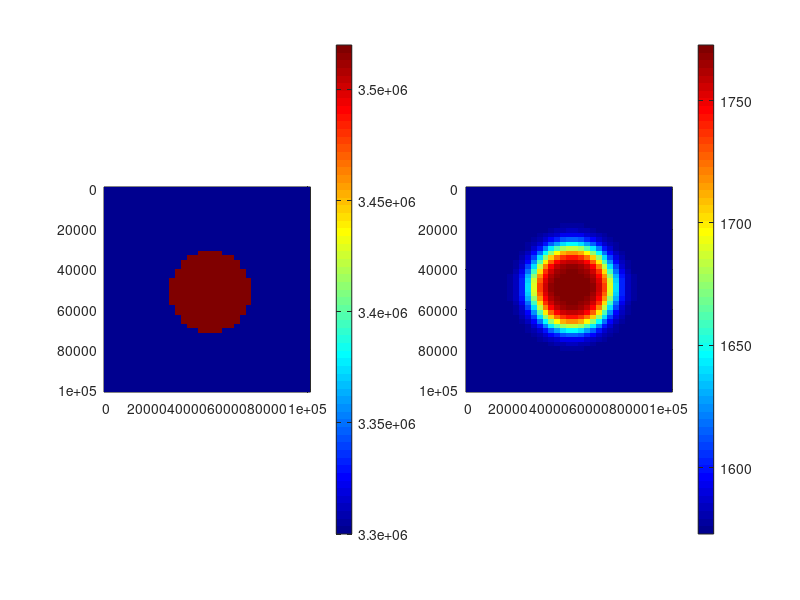

Recreate this plot in MATLAB.
%% Temperature eq in Lagrangian model
% implicit
% Yuan Xie, 23.11.2022
% Homework 9 

% 1) Clear memory and figures
clear all
clf

% 2) Define Numerical model
xsize=100*1000; % Horizontal model size, m
ysize=100*1000; % Vertical model size, m
Nx=35; % Horizontal grid resolution
Ny=45; % Vertical grid resolution
Nx1=Nx+1;
Ny1=Ny+1;
dx=xsize/(Nx-1); % Horizontal grid step, m
dy=ysize/(Ny-1); % Vertical grid step, m
xT=-dx/2:dx:xsize+dx/2; % Horizontal coordinates of grid points, m
yT=-dy/2:dy:ysize+dy/2; % Vertical coordinates of grid points, m
K=3;
T0=zeros(Ny1,Nx1);
Tdt=zeros(Ny1,Nx1);
RHOCp=zeros(Ny1,Nx1);


% Define density and temperature field
C=[xsize/2,ysize/2];% center point
radius=20*1000; % radium of density anormaly,m

for i=1:1:Ny1
    for j=1:1:Nx1
        x1=xT(j);
        y1=yT(i); % location of each point
        d=sqrt((x1-C(1))^2+(y1-C(2))^2); % distance between center point and each point
        if d <= radius
            RHO=3200;
            Cp=1100;
            RHOCp(i,j)=RHO*Cp;  % density
            T0(i,j)=1773;         
        else
            RHO=3300;
            Cp=1000;            
            RHOCp(i,j)=RHO*Cp;  % density
            T0(i,j)=1573;
        end
    end
end

% 3) Define global matrixes L(), R()
N=Nx1*Ny1; % Global number of unknowns
LT=sparse(N,N); % Matrix of coefficients (left part)
RT=zeros(N,1); % Vector of right parts


Nmax=10; % Number of time steps
for niter=1:1:Nmax
   
    dt=min(dx,dy)^2/(4*K/min(min(RHOCp)));
    % 4) Composing global matrixes L(), R()
    % Going through all points of the grid (2D meant two loops)
    % composing respective equations
    for j=1:1:Nx1
        for i=1:1:Ny1
            g=(j-1)*Ny1+i;
            % BC
            if(i==1)
                LT(g,g)=1;
                LT(g,g+1)=1;
                RT(g,1)=1573*2;
            elseif(i==Ny1)
                LT(g,g)=1;
                LT(g,g-1)=1;
                RT(g,1)=1573*2;
            elseif(j==1)
                LT(g,g)=1;
                LT(g,g+Ny1)=-1;
                RT(g,1)=0;
            elseif(j==Nx1)
                LT(g,g)=1;
                LT(g,g-Ny1)=-1;
                RT(g,1)=0;
            else
                %                    T2
                %                   i-1,j
                %                    |
                %                    |
                %         T1---------T3---------T5
                %         i,j-1     i,j         i,j+1
                %                    |
                %                    |
                %                    T4
                %                   i+1,j
                LT(g,g-Ny1)=-K/dx^2;  %T1
                LT(g,g-1)=-K/dy^2;    %T2
                LT(g,g)=RHOCp(i,j)/dt-K*(-2/dx^2-2/dy^2); %T3
                LT(g,g+1)=-K/dy^2;    %T4
                LT(g,g+Ny1)=-K/dx^2;  %T5
                RT(g,1)=RHOCp(i,j)/dt*T0(i,j);
            end
        end
    end
    
    % 5) Solving matrixes
    S=LT\RT;
    
    % 6) Reload S--> PSI
    for j=1:1:Nx1
        % Second loop - vertical index i
        for i=1:1:Ny1        
            g=(j-1)*Ny1+i;
            % Reload solution
            Tdt(i,j)=S(g);
        end
    end
    T0=Tdt;    
end




figure(1); clf;
% Colormap
colormap('Jet');
subplot(1,2,1)
pcolor(xT,yT,RHOCp)
colorbar
shading flat;
axis ij image; % Image sizes propotional to coordinates, vertical axis upside down

subplot(1,2,2)
pcolor(xT,yT,T0)
colorbar
shading interp
axis ij image; % Image sizes propotional to coordinates, vertical axis upside down


aaa(1,1)=T0(17,15);
format long e
disp(aaa)
% aaa(1,1)=TDT(17,15); %[1701.50831679871], K=3, 2D 100x100km, 35x45 explicit
% aaa(1,1)=TDT(17,15); %[1704.92596509904], K=3, 2D 100x100km, 35x45  implicit


